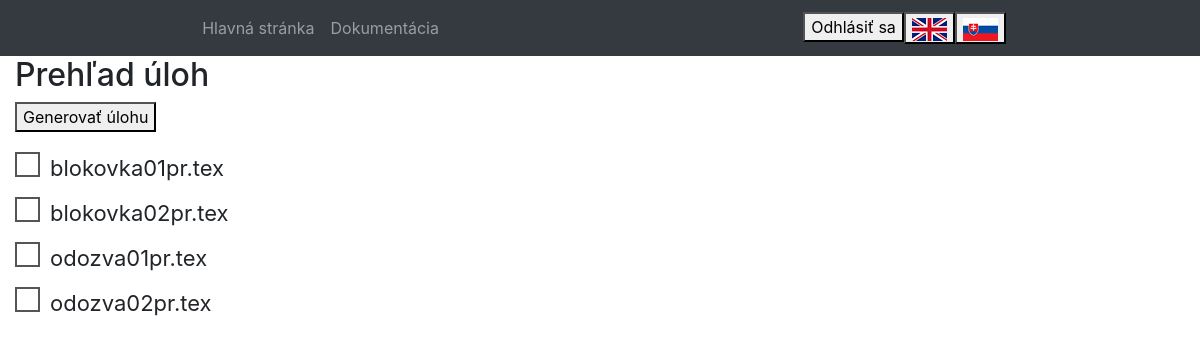
Page /student.php (signed in) on the committed database.
### tables this page shows
CREATE TABLE `exercise` (
  `id` int UNSIGNED NOT NULL,
  `file_name` varchar(64) NOT NULL
);

### public/languages/sk.php (called while the page is built)
<?php
$language = [
    'page_name' => 'Login stránka',
    'documentation'=>'Dokumentácia',
    'login_name' => 'Login meno',
    'password' => 'Heslo',
    'login' => 'Prihlásiť sa',
    'register' => 'Registruj sa',
    'student' => 'Študent',
    'teacher' => 'Učiteľ',
    'role_select' => 'Zvoľ rolu používateľa',
    'registration' => 'Registrácia',
    'registration_success' => 'Boli ste úspešne registrovaní',
    'logout' => 'Odhlásiť sa',
    'name' => 'Meno',
    'surname' => 'Priezvisko',
    'task_overview' => 'Prehľad úloh',
    'task_id' => 'ID úlohy',
    'latex_content' => 'Obsah latexu',
    'completed' => 'Dokončené',
    'solution' => 'Riešenie',
    'submit_solution' => 'Odoslať riešenie',
    'generate_task' => 'Generovať úlohu',
    'yes' => 'Áno',
    'no' => 'Nie',
    'generated_task'=>"Vygenerovaná úloha",
    'user_exists' => "Používateľ s týmto emailom/loginom už existuje.",
    'login_not' => "Zadajte login.",
    'login_req' => "Login musí byť min. 6 znakov a max. 32 a môže obsahovať len malé a veľké písmená, čísla a podtržník.",
    'password_not' => "Zadajte heslo.",
    'password_req' => "Heslo musí byť minimálne 6 znakov dlhé a obsahovať len malé a veľké písmená a čísla.",
    'name_not' => "Zadajte meno.",
    'name_req' => "Meno musí byť minimálne 1 znak dlhé a obsahovať iba malé a veľké písmená.",
    'surname_not' => "Zadajte priezvisko",
    'surname_req' => "Priezvisko musí byť minimálne 1 znak dlhé a obsahovať iba malé a veľké písmená.",
    'upload_latex' => "Nahrávanie LaTex súboru",
    'dir_not' => "Do zložky sa nedá nahrávať",
    'file_fail' => "Nahrávanie súboru neuspelo",
    'choose_file' => "Zvoľte latex súbor",
    'choose_latex' => "Prosím zvoľte súbor latex",
    'assign_exercise' => "Pridajte úlohy pre študentov",
    'select_exercise' => "Zvoľte súbor s úlohami",
    'start_date' => "Začiatočný dátum",
    'end_date' => "Konečný dátum",
    'max_points' => "Maximum získaných bodov",
    'all_students' => "Študenti",
    'submit' => "Odoslať",
    'export_csv' => "Exportovať do CSV",
    'main_page' => "Hlavná stránka",
    'tasks_page' => "Úlohy",
    'back' => "Naspäť",
    'task' => "Id úlohy",
    'task_text' => "Zadanie úlohy",
    'task_solution' => "Riešenie",
    'earned_points' => "Získané body",
    'submitted' => "Odovzdané",
];

### public/student.php (the view, shortened to what this page needs)
<?php
require_once('config.php');
$selectedLanguage = $_SESSION['language'];
try {
    $pdo = new PDO("mysql:host=$host;port=$port;dbname=$database", $username, $password);
    $pdo->setAttribute(PDO::ATTR_ERRMODE, PDO::ERRMODE_EXCEPTION);
} catch(PDOException $e) {
    echo $e->getMessage();
}
if(isset($_SESSION["user_id"])) {
    $stmt = $pdo->prepare("SELECT * FROM exercise LEFT JOIN student_exercise ON exercise.id = student_exercise.exercise_id WHERE (student_exercise.date_start <= NOW() AND student_exercise.date_end >= NOW() OR student_exercise.date_start IS NULL AND student_exercise.date_end IS NULL)");
    $stmt->execute();
    $exercises = $stmt->fetchAll(PDO::FETCH_ASSOC);
}
?>
<!DOCTYPE html>
<html lang="<?php echo $selectedLanguage; ?>">
<head>
    <link rel="stylesheet" href="https://stackpath.bootstrapcdn.com/bootstrap/4.3.1/css/bootstrap.min.css">
    <link href="https://unpkg.com/tabulator-tables@5.4.4/dist/css/tabulator.min.css" rel="stylesheet">
    <link rel="stylesheet" href="styles.css">
</head>
<body>
<nav class="navbar navbar-expand-lg navbar-dark bg-dark">
    <div class=" navbar-collapse justify-content-md-center" id="navbarsExample08">
        <ul class="navbar-nav">
            <li class="nav-item">
                <a class="nav-link" href="./index.php"><?php echo $language['main_page']; ?></a>
            </li>
            <li>
                <a class="nav-link" href="./Documentation.php"><?php echo $language['documentation']; ?></a>
            </li>
        </ul>
    </div>
    <div class="navbar-collapse justify-content-md-center" id="navbarsExample08">
        <ul class="navbar-nav">
            <li class="nav-item">
                <form action="#" method="post">
                    <button type="submit"><?php echo $language['logout'];?></button>
                </form>
            </li>
            <li class="nav-item">
                <form action="#" method="post">
                    <button type="submit"><img src="./images/enflag.png" alt="English Flag"></button>
                </form>
            </li>
            <li class="nav-item">
                <form action="#" method="post">
                    <button type="submit"><img src="./images/skflag.png" alt="Slovak Flag"></button>
                </form>
            </li>
        </ul>
    </div>
</nav>
<div class="main-container">
    <div class="container">
        <h2><?php echo $language['task_overview'];?></h2>
        <form action="#" method="post">
            <button type="submit"><?php echo $language['generate_task'];?></button>
            <div class="checkbox-container">
                <?php foreach($exercises as $exercise) {
                    echo '<label class="checkbox-label"><input type="checkbox" name="files[]" value="' . $exercise['file_name'] . '"><span>' . $exercise['file_name'] . '</span></label>';
                }?>
            </div>
        </form>
    </div>
    <div class="task-section">
    </div>
</div>
</body>
</html>

### public/styles.css (style rules this page uses)
.checkbox-container { margin-top: 20px; }
.checkbox-label { display: block; position: relative; padding-left: 35px; margin-bottom: 12px; cursor: pointer; font-size: 22px; user-select: none; }
.checkbox-label span:before { content: ""; position: absolute; left: 0; top: 0; height: 25px; width: 25px; border: 2px solid #555; }
.main-container { display: flex; justify-content: space-between; }
.task-section { width: 45%; }

### rows in the picture
exercise: file_name "blokovka01pr.tex"
exercise: file_name "blokovka02pr.tex"
exercise: file_name "odozva01pr.tex"
exercise: file_name "odozva02pr.tex"

### other values in the picture
$language['main_page'] "Hlavná stránka"
$language['documentation'] "Dokumentácia"
$language['logout'] "Odhlásiť sa"
$language['task_overview'] "Prehľad úloh"
$language['generate_task'] "Generovať úlohu"
